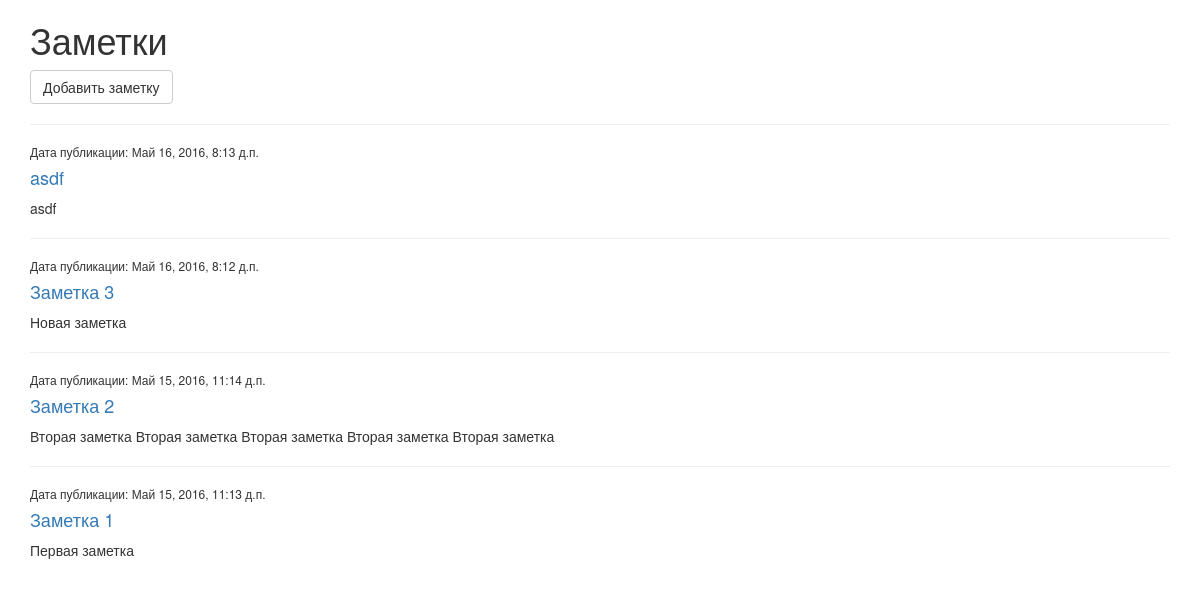
The app's page /, older data.
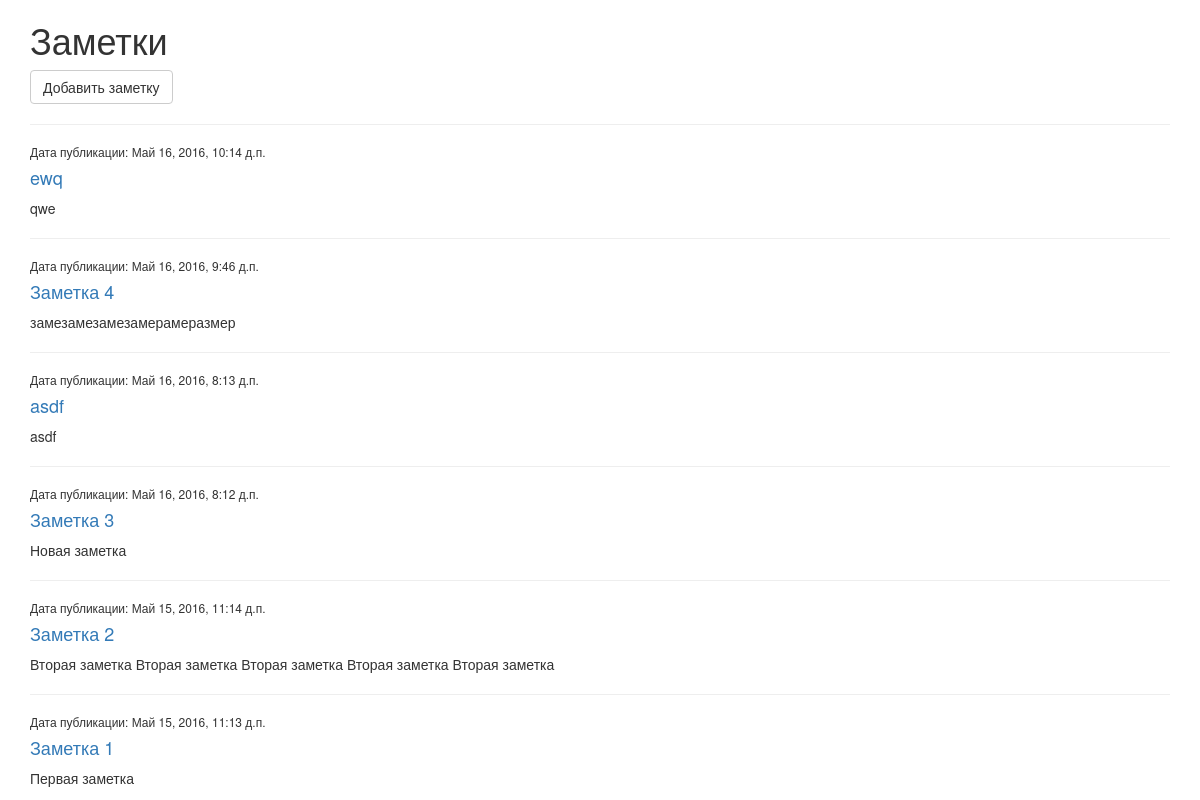
The same page, newer data.
### note/models.py (models this page shows)
class Note(models.Model):
    class Meta:
        db_table = 'note'
    note_name = models.CharField(max_length=200, blank=True)
    note_text = models.CharField(max_length=2000, blank=True)
    note_date = models.DateTimeField(default=datetime.datetime.now())

### note/views.py (the view)
# urls.py: 2. Add a URL to urlpatterns:  url(r'^$', views.home, name='home')
def home(request):
    context = {
        'notes': Note.objects.all().order_by('-id')
    }
    return render(request, 'home.html', context)

### note/templates/home.html
{% extends 'base.html' %}
{% block content %}
<h1>Заметки</h1>
<div>
<a href="/new" class="btn btn-default" role="button">Добавить заметку</a>
    {% for note in notes %}
        <hr>
        <h6>Дата публикации: {{ note.note_date }}</h6>
        <h4><a href="/note/{{ note.id }}"> {{ note.note_name }}</a></h4>
        <p>{{ note.note_text }}</p>
    {% endfor %}
</div>
{% endblock %}

### note/templates/base.html (shortened to what this page needs)
<!DOCTYPE html>
<html lang="en">
  <head>
    <link href="/static/css/bootstrap.min.css" rel="stylesheet">
  </head>
  <body>
  <div class="container">
    {% block content%}
    {% endblock %}
  </div>
  </body>
</html>

Row changes from the older to the newer data that the page shows:
added Note: note_date "Май 16, 2016, 10:14 д.п.", note_name "ewq", note_text "qwe"
added Note: note_date "Май 16, 2016, 9:46 д.п.", note_name "Заметка 4", note_text "замезамезамезамерамеразмер"
